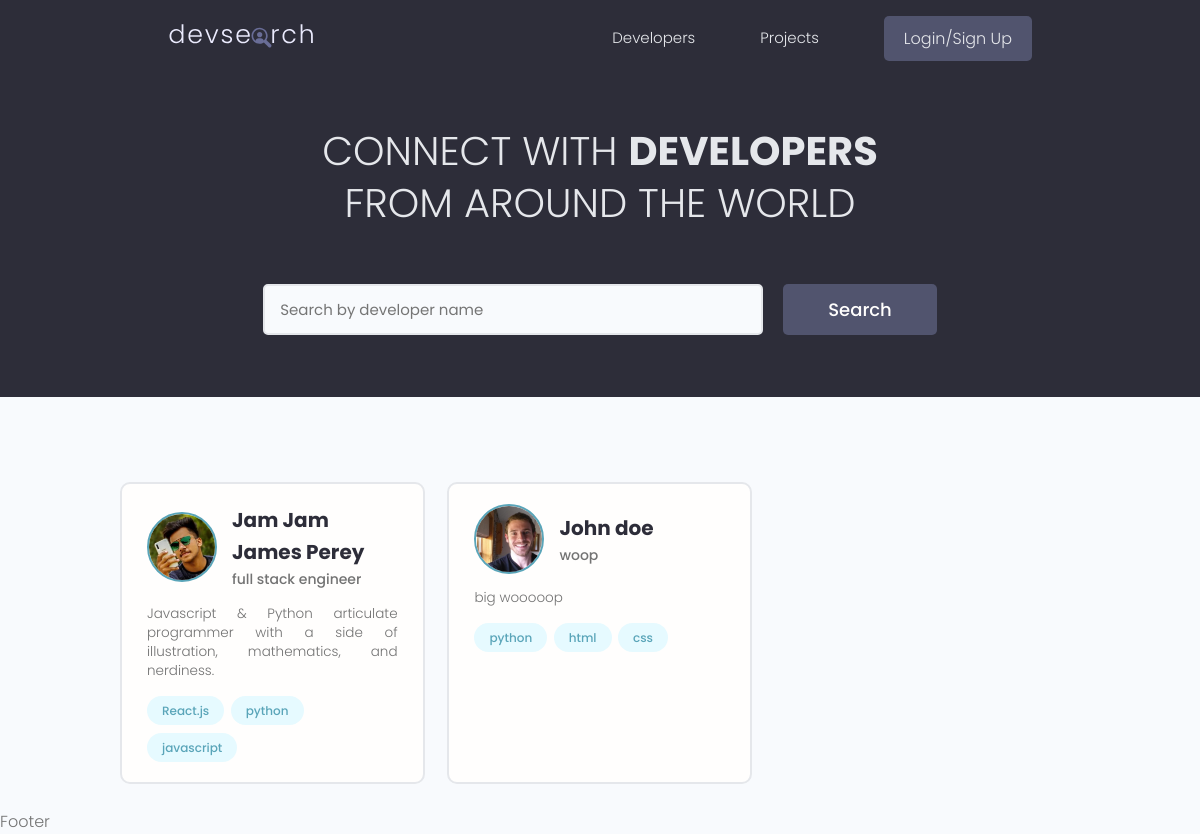
/, run on an earlier commit of the app's database.
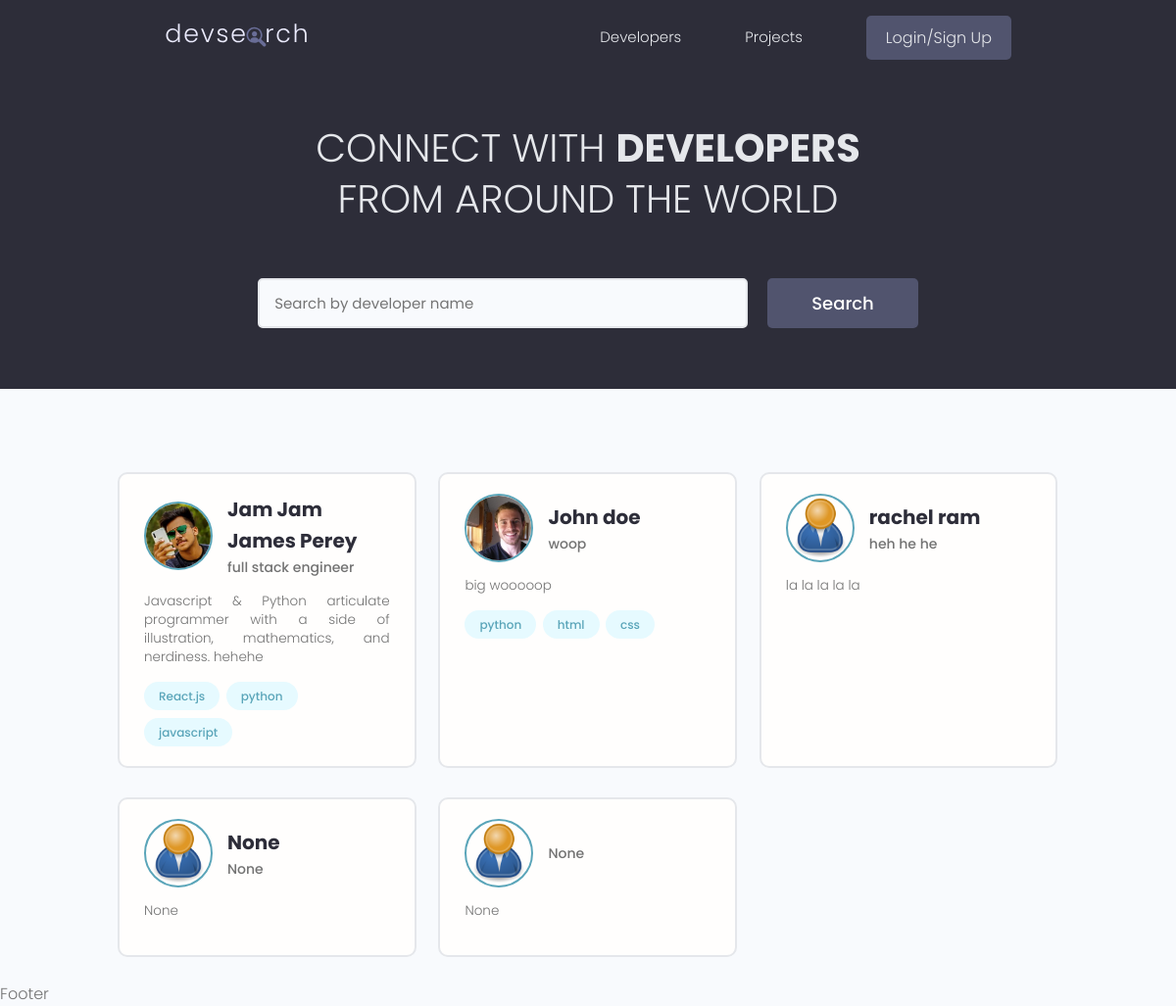
And on a later commit of the database.
### users/models.py (models this page shows, shortened)
class Profile(models.Model):
    user = models.OneToOneField(
        User, on_delete=models.CASCADE, null=True, blank=True)
    name = models.CharField(max_length=200, blank=True, null=True)
    username = models.CharField(max_length=200, blank=True, null=True)
    location = models.CharField(max_length=200, blank=True, null=True)
    email = models.EmailField(max_length=500, blank=True, null=True)
    short_intro = models.CharField(max_length=200, blank=True, null=True)
    bio = models.TextField(blank=True, null=True)
    profile_image = models.ImageField(
        null=True, blank=True, upload_to='profiles/', default='profiles/user-default.png')
    social_github = models.CharField(max_length=200, blank=True, null=True)
    social_twitter = models.CharField(max_length=200, blank=True, null=True)
    social_linkedin = models.CharField(max_length=200, blank=True, null=True)
    social_youtube = models.CharField(max_length=200, blank=True, null=True)
    social_website = models.CharField(max_length=200, blank=True, null=True)
    created = models.DateTimeField(auto_now_add=True)
    id = models.UUIDField(
        default=uuid.uuid4, unique=True, primary_key=True, editable=False
    )

class Skill(models.Model):
    owner = models.ForeignKey(
        Profile, on_delete=models.CASCADE, null=True, blank=True)
    name = models.CharField(max_length=200, blank=True, null=True)
    description = models.TextField(blank=True, null=True)
    created = models.DateTimeField(auto_now_add=True)
    id = models.UUIDField(
        default=uuid.uuid4, unique=True, primary_key=True, editable=False
    )
    def __str__(self) -> str:
        return str(self.name)

### users/views.py (the view)
# urls.py: path("", views.profiles, name="profiles"),
def profiles(requests):
    profiles = Profile.objects.all()
    context = {'profiles': profiles}
    return render(requests, 'users/profiles.html', context)

### users/templates/users/profiles.html (shortened to what this page needs)
{% extends 'main.html' %}
{% block content %}
<main class="home">
    <section class="hero-section text-center">
        <div class="container container--narrow">
            <div class="hero-section__box">
                <h2>CONNECT WITH <span>DEVELOPERS</span></h2>
                <h2>FROM AROUND THE WORLD</h2>
            </div>
            <div class="hero-section__search">
                <form class="form" action="#" method="get">
                    <div class="form__field">
                        <input class="input input--text" id="formInput#search" type="text" name="text"
                            placeholder="Search by developer name" />
                    </div>
                    <input class="btn btn--sub btn--lg" type="submit" value="Search" />
                </form>
            </div>
        </div>
    </section>
    <section class="devlist">
        <div class="container">
            <div class="grid grid--three">
                {% for profile in profiles %}
                <div class="column card">
                    <div class="dev">
                        <a href="{% url 'userProfile' profile.id %}" class="card__body">
                            <div class="dev__profile">
                                <img class="avatar avatar--md" src="{{profile.profile_image.url}}"
                                    alt="image" />
                                <div class="dev__meta">
                                    <h3>{{profile.name}}</h3>
                                    <h5>{{profile.short_intro}}</h5>
                                </div>
                            </div>
                            <p class="dev__info">{{profile.bio|slice:"150"}}
                            </p>
                            <div class="dev__skills">
                                {% for skill in profile.skill_set.all %}
                                <span class="tag tag--pill tag--main">
                                    <small>{{skill}}</small>
                                </span>
                                {% endfor %}
                            </div>
                        </a>
                    </div>
                </div>
                {% endfor %}
            </div>
        </div>
    </section>
</main>
{% endblock %}

### templates/main.html (shortened to what this page needs)
<!DOCTYPE html>
{% load static %}
<html lang="en">
<head>
    <link rel="stylesheet" href="https://cdn.iconmonstr.com/1.3.0/css/iconmonstr-iconic-font.min.css" />
    <link rel="stylesheet" href="{% static 'uikit/styles/uikit.css' %}" />
    <link rel="stylesheet" href="{% static 'styles/app.css' %}" />
</head>
<body>
    {% include 'navbar.html' %}
    {% block content %}
    {% endblock content %}
    <p>Footer</p>
</body>
</html>

### templates/navbar.html (shortened to what this page needs)
{% load static %}
<header class="header">
  <div class="container container--narrow">
    <a href="{% url 'profiles' %}" class="header__logo">
      <img src="{% static 'images/logo.svg' %}" alt="DevSearch Logo" />
    </a>
    <nav class="header__nav">
      <ul class="header__menu">
        <li class="header__menuItem"><a href="{% url 'profiles' %}">Developers</a></li>
        <li class="header__menuItem"><a href="{% url 'projects' %}">Projects</a></li>
        {% if request.user.is_authenticated %}
        <li class="header__menuItem"><a href="">Inbox</a></li>
        <li class="header__menuItem"><a href="">My Account</a></li>
        <li class="header__menuItem"><a href="{% url 'create-project' %}"> Add Project</a></li>
        <li class="header__menuItem"><a href="{% url 'logout' %}" class="btn btn--sub">Log Out</a></li>
        {% else %}
        <li class="header__menuItem"><a href="{% url 'login' %}" class="btn btn--sub">Login/Sign Up</a></li>
        {% endif %}
      </ul>
    </nav>
  </div>
</header>

### static/styles/app.css (style rules this page uses)
:root { --color-sub: #2d2d39; }
.btn--sub { background-color: var(--color-sub-light); }
.card { border: 2px solid var(--color-light); }
img { width: 100%; }
.header { position: sticky; z-index: 111; background-color: var(--color-sub); padding: 1.5rem 0; }
.header > .container { display: flex; justify-content: space-between; align-items: center; }
.header__logo > img { height: 3.8rem; }
.header__nav > ul { display: inline-flex; align-items: center; list-style: none; gap: 6.5rem; }
.header__menuItem > a { color: var(--color-light); font-weight: 300; }
.hero-section { height: 40vh; display: flex; align-items: center; background-color: var(--color-sub); }
.hero-section__box { margin-bottom: 4rem; }
.hero-section__box > h2, .hero-section__box > h2 > span { font-size: 4rem; color: var(--color-light); line-height: 1.3; text-transform: uppercase; }
.hero-section__box > h2 { font-weight: 300; }
.hero-section__box > h2 > span { font-weight: 700; }
.hero-section__search > .form { display: flex; align-items: center; justify-content: center; gap: 2rem; }
.hero-section__search > .form input.input--text { width: 50rem; }
.devlist { margin-top: 8rem; }
.devlist .grid { align-items: stretch; }
.devlist .dev .dev__profile { display: flex; align-items: center; gap: 1.5rem; }
.devlist .dev .dev__meta h3 { color: var(--color-sub); font-size: 2rem; font-weight: 700; }
.devlist .dev .dev__meta h5 { color: var(--color-text); font-size: 1.4rem; font-weight: 500; }
.devlist .dev .dev__info { margin: 1.5rem 0; font-size: 1.35rem; line-height: 1.4; text-align: justify; }

### static/uikit/styles/modules/_variables.css (style rules this page uses)
:root { --color-main: #5aa5b9; --color-main-light: #e6faff; --color-sub: #3f4156; --color-sub-light: #51546e; --color-sub-lighter: #ededfd; --color-text: #737373; --color-gray: #8b8b8b; --color-light: #e5e7eb; --color-light-gray: #767676; --color-bg: #f8fafd; --color-white: #fffefd; --color-white-light: #f3f3f3; --color-success: #359e64; --color-success-bg: #def8e8; --color-error: #fc4b0b; --color-error-bg: #fff2ee; --font-base: 'Poppins', arial, helvetica, 'Segoe UI', roboto, ubuntu, sans-serif; --font-monospace: 'Fira Code', 'Courier New', courier, monospace; --font-regular: 300; --font-medium: 500; --font-bold: 700; --generic-shadow: 1px 1px 5px #00000010; --generic-transition: all 0.3s ease-in-out; }

### static/uikit/styles/modules/_base.css (style rules this page uses)
* { margin: 0; padding: 0; box-sizing: border-box; text-rendering: optimizeLegibility; color: inherit; font-size: inherit; }
html { font-size: 50%; }
@media only screen and (min-width: 480px) { html { font-size: 56.25%; } }
@media only screen and (min-width: 1200px) { html { font-size: 62.5%; } }
body { line-height: 1.6; font-weight: 400; font-size: 1.5rem; color: var(--color-text); background-color: var(--color-bg); min-height: 100vh; }

### static/uikit/styles/modules/_typography.css (style rules this page uses)
* { font-family: var(--font-base); }
h2 { font-size: 3.6rem; font-weight: var(--font-bold); }
h3 { font-size: 3.2rem; font-weight: var(--font-medium); }
h5 { font-size: 2.4rem; font-weight: var(--font-medium); }
h5, h6 { font-weight: var(--font-regular); }
p, span, strong { font-size: 1.6rem; color: var(--color-text); font-weight: var(--font-regular); }
a { padding-bottom: 2px; text-decoration: none; display: inline-block; color: var(--color-main); font-weight: var(--font-medium); }

### static/uikit/styles/modules/_utilities.css (style rules this page uses)
.container { width: 92%; max-width: 165rem; margin: 0 auto; box-sizing: border-box; }
.container--narrow { width: 92%; max-width: 120rem; }
@media screen and (min-width: 1000px) { .container { width: 90%; } }
@media screen and (min-width: 1000px) { .container--narrow { width: 85%; } }
@media screen and (min-width: 1200px) { .container { width: 80%; } }
@media screen and (min-width: 1200px) { .container--narrow { width: 72%; } }
.text-center { text-align: center; }

### static/uikit/styles/modules/_avatar.css (style rules this page uses)
.avatar { border-radius: 50%; border: 2px solid var(--color-main); object-fit: cover; }
.avatar--md { height: 7rem; width: 7rem; }

### static/uikit/styles/modules/_button.css (style rules this page uses)
.btn { display: inline-block; position: relative; cursor: pointer; background-color: var(--color-light); font-weight: var(--font-medium); color: var(--color-sub); text-decoration: none; padding: 1rem 2rem; border-radius: 0.5rem; border: none; width: -webkit-fit-content; width: -moz-fit-content; width: fit-content; height: -webkit-fit-content; height: -moz-fit-content; height: fit-content; font-size: 1.6rem; outline-width: 0; outline-color: transparent; -webkit-backface-visibility: hidden; backface-visibility: hidden; transition: all 0.3s ease-in-out; }
.btn--sub { background-color: var(--color-sub); color: var(--color-white); }
.btn--lg { font-size: 1.8rem; padding: 1.2rem 4.5rem; }

What changed in the data, as far as the page shows it:
changed Profile "Jam Jam James Perey": bio "Javascript & Python articulate programmer with a side of illustration, mathematics, and nerdiness." → "Javascript & Python articulate programmer with a side of illustration, mathematics, and nerdiness. hehehe"
added Profile: profile_image (placeholder picture), name "rachel ram", short_intro "heh he he", bio "la la la la la"
added Profile: profile_image (placeholder picture), name "None", short_intro "None", bio "None"
added Profile: profile_image (placeholder picture), short_intro "None", bio "None"
